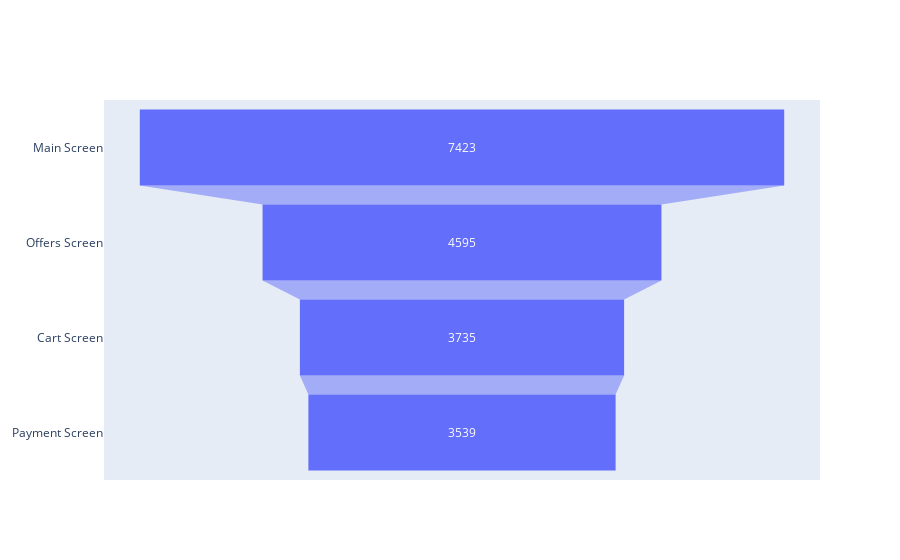

This figure's notebook cell:
### Code cell
fig = go.Figure(go.Funnel(
    y = ["Main Screen", "Offers Screen", "Cart Screen", "Payment Screen"],
    x = [7423, 4595, 3735, 3539, 841]))

fig.show()

### Figure 1 — Plotly figure (JSON) as saved in the notebook; plotly's stock layout.template omitted (floating-point values rounded to 4 significant figures)
{"data": [{"type": "funnel", "x": [7423, 4595, 3735, 3539, 841], "y": ["Main Screen", "Offers Screen", "Cart Screen", "Payment Screen"]}], "layout": {}}
